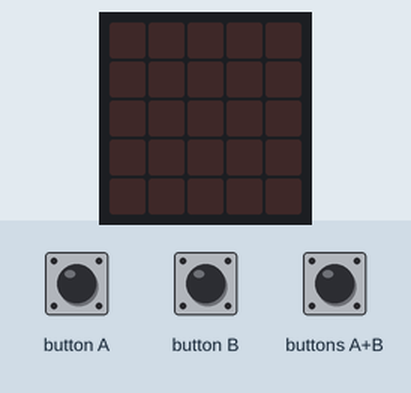
This program was run on a simulated BBC micro:bit (MakeCode). On the bench: the board's 5×5 LED display. The inputs (shaded band) are chosen by the test bench.

Above: at 1.2 s.
1.3 s: buttons A+B pressed for 0.15 s
At 1.9 s:
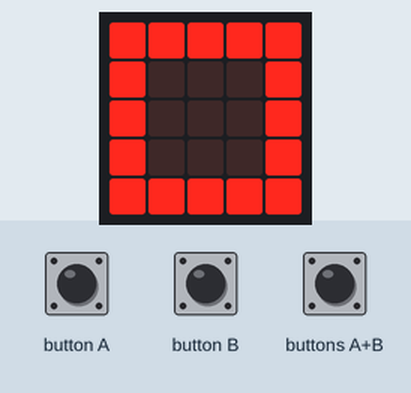
At 5.5 s:
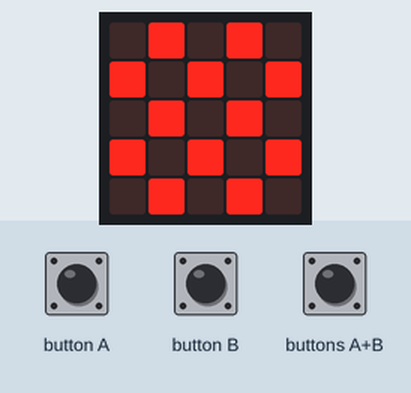
7.4 s: buttons A+B pressed for 1 s
At 13.1 s:
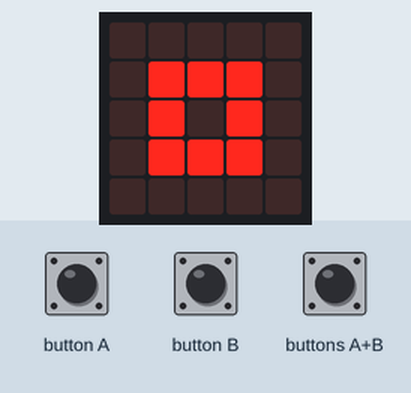
Timing chart, 0 to 14.6 s (numbered marks = the images above; inputs shaded):
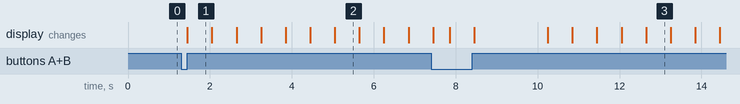

The program:

main.ts
```typescript
input.onButtonPressed(Button.AB, function () {
    basic.showIcon(IconNames.Square)
    basic.showIcon(IconNames.SmallSquare)
    basic.showIcon(IconNames.Square)
    basic.showIcon(IconNames.SmallSquare)
    basic.showIcon(IconNames.Square)
    basic.showIcon(IconNames.SmallSquare)
    basic.showIcon(IconNames.Chessboard)
    basic.showIcon(IconNames.Diamond)
    basic.showIcon(IconNames.Butterfly)
    basic.showIcon(IconNames.No)
    basic.showLeds(`
        # # # # #
        # . # . #
        # # # # #
        # . # . #
        # # # # #
        `)
    basic.showIcon(IconNames.Yes)
    basic.showIcon(IconNames.Happy)
    basic.showIcon(IconNames.Happy)
    basic.showIcon(IconNames.Happy)
    basic.showIcon(IconNames.Heart)
    basic.showIcon(IconNames.SmallHeart)
    basic.showIcon(IconNames.Chessboard)
})
```

test.ts
```typescript
// Hier kann man Tests durchführen; diese Datei wird nicht kompiliert, wenn dieses Paket als Erweiterung verwendet wird.
```

Measured:
- after the input at 1.3 s, the display: changes after 0.15 s (image 1)
- after the input at 7.4 s, the display: first differs from a run without the input after 4.7 s (image 3 shows a later state)
- what the display in image 1 shows lasts 0.6 s, from 1.5 s to 2.1 s
